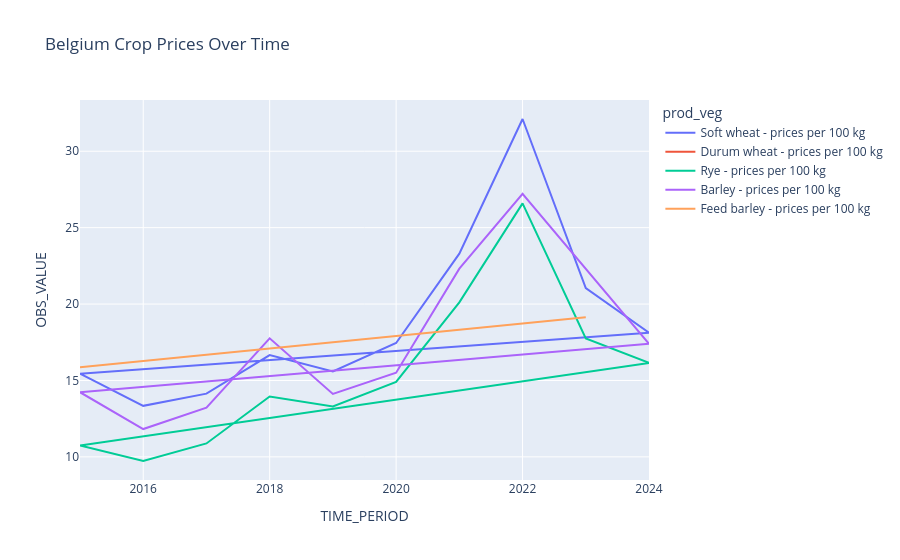

Notebook cell for this chart:
### Code cell
belgium = prices_df[prices_df["geo"] == "Belgium"]

fig = px.line(
    belgium,
    x="TIME_PERIOD",
    y="OBS_VALUE",
    color="prod_veg",
    title="Belgium Crop Prices Over Time"
)

fig.show()

### Figure 1 — Plotly figure (JSON) as saved in the notebook; plotly's stock layout.template omitted (floating-point values rounded to 4 significant figures)
{"data": [{"hovertemplate": "prod_veg=Soft wheat - prices per 100 kg<br>TIME_PERIOD=%{x}<br>OBS_VALUE=%{y}<extra></extra>", "legendgroup": "Soft wheat - prices per 100 kg", "line": {"color": "#636efa", "dash": "solid"}, "marker": {"symbol": "circle"}, "mode": "lines", "name": "Soft wheat - prices per 100 kg", "orientation": "v", "showlegend": true, "type": "scatter", "x": [2015, 2016, 2017, 2018, 2019, 2020, 2021, 2022, 2023, 2024, 2015, 2016, 2017, 2018, 2019, 2020, 2021, 2022, 2023, 2024], "xaxis": "x", "y": [15.44, 13.34, 14.14, 16.66, 15.59, 17.45, 23.3, 32.11, 21.05, 18.13, 15.44, 13.34, 14.14, 16.66, 15.59, 17.45, 23.3, 32.11, 21.05, 18.13], "yaxis": "y"}, {"hovertemplate": "prod_veg=Durum wheat - prices per 100 kg<br>TIME_PERIOD=%{x}<br>OBS_VALUE=%{y}<extra></extra>", "legendgroup": "Durum wheat - prices per 100 kg", "line": {"color": "#EF553B", "dash": "solid"}, "marker": {"symbol": "circle"}, "mode": "lines", "name": "Durum wheat - prices per 100 kg", "orientation": "v", "showlegend": true, "type": "scatter", "x": [2015, 2015], "xaxis": "x", "y": [15.87, 15.87], "yaxis": "y"}, {"hovertemplate": "prod_veg=Rye - prices per 100 kg<br>TIME_PERIOD=%{x}<br>OBS_VALUE=%{y}<extra></extra>", "legendgroup": "Rye - prices per 100 kg", "line": {"color": "#00cc96", "dash": "solid"}, "marker": {"symbol": "circle"}, "mode": "lines", "name": "Rye - prices per 100 kg", "orientation": "v", "showlegend": true, "type": "scatter", "x": [2015, 2016, 2017, 2018, 2019, 2020, 2021, 2022, 2023, 2024, 2015, 2016, 2017, 2018, 2019, 2020, 2021, 2022, 2023, 2024], "xaxis": "x", "y": [10.75, 9.73, 10.88, 13.95, 13.3, 14.91, 20.11, 26.59, 17.75, 16.15, 10.75, 9.73, 10.88, 13.95, 13.3, 14.91, 20.11, 26.59, 17.75, 16.15], "yaxis": "y"}, {"hovertemplate": "prod_veg=Barley - prices per 100 kg<br>TIME_PERIOD=%{x}<br>OBS_VALUE=%{y}<extra></extra>", "legendgroup": "Barley - prices per 100 kg", "line": {"color": "#ab63fa", "dash": "solid"}, "marker": {"symbol": "circle"}, "mode": "lines", "name": "Barley - prices per 100 kg", "orientation": "v", "showlegend": true, "type": "scatter", "x": [2015, 2016, 2017, 2018, 2019, 2020, 2021, 2022, 2024, 2015, 2016, 2017, 2018, 2019, 2020, 2021, 2022, 2024], "xaxis": "x", "y": [14.23, 11.82, 13.22, 17.76, 14.12, 15.51, 22.32, 27.21, 17.4, 14.23, 11.82, 13.22, 17.76, 14.12, 15.51, 22.32, 27.21, 17.4], "yaxis": "y"}, {"hovertemplate": "prod_veg=Feed barley - prices per 100 kg<br>TIME_PERIOD=%{x}<br>OBS_VALUE=%{y}<extra></extra>", "legendgroup": "Feed barley - prices per 100 kg", "line": {"color": "#FFA15A", "dash": "solid"}, "marker": {"symbol": "circle"}, "mode": "lines", "name": "Feed barley - prices per 100 kg", "orientation": "v", "showlegend": true, "type": "scatter", "x": [2015, 2023, 2015, 2023], "xaxis": "x", "y": [15.87, 19.13, 15.87, 19.13], "yaxis": "y"}], "layout": {"legend": {"title": {"text": "prod_veg"}, "tracegroupgap": 0}, "title": {"text": "Belgium Crop Prices Over Time"}, "xaxis": {"anchor": "y", "domain": [0, 1], "title": {"text": "TIME_PERIOD"}}, "yaxis": {"anchor": "x", "domain": [0, 1], "title": {"text": "OBS_VALUE"}}}}
